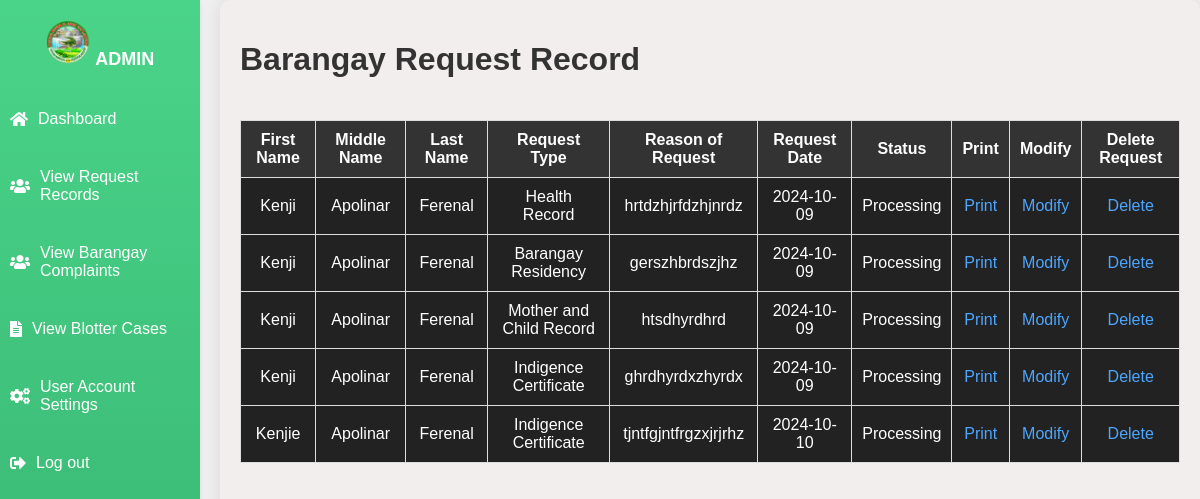
/admindashboard/view_req_records.php (signed in), run on an earlier commit of the app's database.
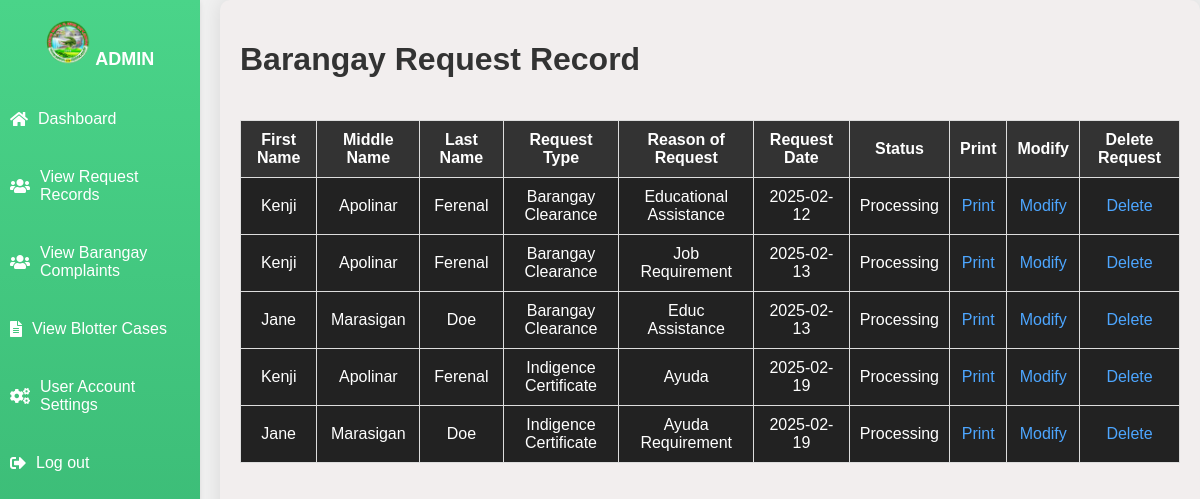
And on a later commit of the database.
### tables this page shows
CREATE TABLE `request_records` (
  `R_ID` int(11) NOT NULL,
  `RF_Name` varchar(255) NOT NULL,
  `RM_Name` varchar(255) NOT NULL,
  `RL_Name` varchar(255) NOT NULL,
  `Email` varchar(255) NOT NULL,
  `Request_Type` varchar(255) DEFAULT NULL,
  `Request_Reason` varchar(255) NOT NULL,
  `R_Date` date NOT NULL,
  `Status` varchar(11) DEFAULT NULL
);

### admindashboard/view_req_records.php (the view, shortened to what this page needs)
<?php
    $servername = "localhost";
    $username = "root";
    $password = "";
    $database = "records_management_system_db";
    $conn = new mysqli($servername, $username, $password, $database);
    $sql = "SELECT * FROM request_records";
?>
<!DOCTYPE html>
<html lang="en">
<head>
  <link rel="stylesheet" href="https://cdnjs.cloudflare.com/ajax/libs/font-awesome/5.15.4/css/all.min.css">
</head>
<body>
  <div class="sidebar">
    <div class="logo">
    <img src="../assets/pics/logo.png" alt="Logo">
      <span>Admin</span>
    </div>
    <ul>
      <li><a href="admindashboard.php">
        <i class="fas fa-home"></i>
        <span>Dashboard</span>
      </a></li>
      <li><a href="view_req_records.php">
        <i class="fas fa-users"></i>
        <span>View Request Records</span>
      </a></li>
      <li><a href="view_complaints.php">
        <i class="fas fa-users"></i>
        <span>View Barangay Complaints</span>
      </a></li>
      <li><a href="view_blotter.php">
        <i class="fas fa-file-alt"></i>
        <span>View Blotter Cases</span>
      </a></li>
      <li><a href="account_settings.php">
        <i class="fas fa-cogs"></i>
        <span>User Account Settings</span>
      </a></li>
      <li><a href="logout.php">
        <i class="fas fa-sign-out-alt"></i>
        <span>Log out</span>
      </a></li>
    </ul>
  </div>
  <div class="main">
    <div class="main-top">
      <h1>Barangay Request Record</h1>
    </div>
    <?php
    function viewRequestRecords($conn, $sql)
    {
        $row = "";
      if($query = mysqli_query($conn, $sql)) {
        if(mysqli_num_rows($query) > 0){
            while($result = mysqli_fetch_array($query)){
                $R_ID = $result['R_ID'];
                $RF_Name = $result ['RF_Name'];
                $RM_Name = $result ['RM_Name'];
                $RL_Name = $result ['RL_Name'];
                $Request_Type = $result['Request_Type'];
                $Request_Reason = $result['Request_Reason'];
                $R_Date = $result['R_Date'];
                $Status = $result['Status'];
                $row .= "<tr>
                    <td>$RF_Name</td>
                    <td>$RM_Name</td>
                    <td>$RL_Name</td>
                    <td>$Request_Type</td>
                    <td>$Request_Reason</td>
                    <td>$R_Date</td>
                    <td>$Status</td>
                    <td><a href='generate_pdf.php?R_ID=$R_ID' target='_blank'>Print</a></td>
                    <td><a href=''>Modify</a></td>
                    <td><a onclick='confirmDeletionR($R_ID)'>Delete</a></td>
                    </tr>";
                }
            }
        }
        return $row;
    }
$s = viewRequestRecords($conn, $sql);
    echo "<table>
    <tr>
      <th>First Name</th>
      <th>Middle Name</th>
      <th>Last Name</th>
      <th>Request Type</th>
      <th>Reason of Request</th>
      <th>Request Date</th>
      <th>Status</th>
      <th>Print</th>
      <th>Modify</th>
      <th>Delete Request</th>
    </tr>".$s."
    </table>";
    ?></div>
  </body>
</html>

### admindashboard/view_req_records.php (style rules this page uses)
body { font-family: Verdana, Geneva, sans-serif; margin: 0; padding: 0; background-color: #f0f0f0; }
.sidebar { position: fixed; top: 0; bottom: 0; left: 0; width: 200px; background: linear-gradient(180deg, #4ad489, #34af6d); box-shadow: 0 2px 5px rgba(0, 0, 0, 0.1); padding-top: 20px; }
.sidebar .logo { text-align: center; margin-bottom: 30px; }
.sidebar .logo img { width: 45px; height: 45px; border-radius: 50%; }
.sidebar .logo span { font-weight: bold; font-size: 18px; text-transform: uppercase; color: #fff; }
.sidebar ul { list-style: none; padding: 0; margin: 0; }
.sidebar ul li { margin-bottom: 20px; }
.sidebar ul li a { text-decoration: none; color: #fff; display: flex; align-items: center; padding: 10px; transition: background-color 0.3s ease, transform 0.3s ease; border-radius: 5px; }
.sidebar ul li a i { margin-right: 10px; }
.main { margin-left: 220px; padding: 20px; background-color: #f2eeee; min-height: 100vh; border-radius: 10px; box-shadow: 0 0 20px rgba(0, 0, 0, 0.1); }
.main h1 { color: #333; }
.main-top { display: flex; justify-content: space-between; align-items: center; margin-bottom: 20px; }
table { width: 100%; border-collapse: collapse; margin-bottom: 20px; text-align: center; }
table th, table td { border: 1px solid #ddd; padding: 10px; text-align: center; }
th { background-color: #333; color: white; text-align: center; }
td { background-color: #222; color: white; }
a { color: #4da6ff; text-decoration: none; }
table tr:nth-child(even) { background-color: #f2f2f2; }

What changed in the data, as far as the page shows it:
removed request_records: RF_Name "Kenji", RM_Name "Apolinar", RL_Name "Ferenal", Request_Type "Health Record", Request_Reason "hrtdzhjrfdzhjnrdz", R_Date "2024-10-09", Status "Processing"
removed request_records: RF_Name "Kenji", RM_Name "Apolinar", RL_Name "Ferenal", Request_Type "Barangay Residency", Request_Reason "gerszhbrdszjhz", R_Date "2024-10-09", Status "Processing"
removed request_records: RF_Name "Kenji", RM_Name "Apolinar", RL_Name "Ferenal", Request_Type "Mother and Child Record", Request_Reason "htsdhyrdhrd", R_Date "2024-10-09", Status "Processing"
removed request_records: RF_Name "Kenji", RM_Name "Apolinar", RL_Name "Ferenal", Request_Type "Indigence Certificate", Request_Reason "ghrdhyrdxzhyrdx", R_Date "2024-10-09", Status "Processing"
removed request_records: RF_Name "Kenjie", RM_Name "Apolinar", RL_Name "Ferenal", Request_Type "Indigence Certificate", Request_Reason "tjntfgjntfrgzxjrjrhz", R_Date "2024-10-10", Status "Processing"
added request_records: RF_Name "Kenji", RM_Name "Apolinar", RL_Name "Ferenal", Request_Type "Barangay Clearance", Request_Reason "Educational Assistance", R_Date "2025-02-12", Status "Processing"
added request_records: RF_Name "Kenji", RM_Name "Apolinar", RL_Name "Ferenal", Request_Type "Barangay Clearance", Request_Reason "Job Requirement", R_Date "2025-02-13", Status "Processing"
added request_records: RF_Name "Jane", RM_Name "Marasigan", RL_Name "Doe", Request_Type "Barangay Clearance", Request_Reason "Educ Assistance", R_Date "2025-02-13", Status "Processing"
added request_records: RF_Name "Kenji", RM_Name "Apolinar", RL_Name "Ferenal", Request_Type "Indigence Certificate", Request_Reason "Ayuda", R_Date "2025-02-19", Status "Processing"
added request_records: RF_Name "Jane", RM_Name "Marasigan", RL_Name "Doe", Request_Type "Indigence Certificate", Request_Reason "Ayuda Requirement", R_Date "2025-02-19", Status "Processing"
